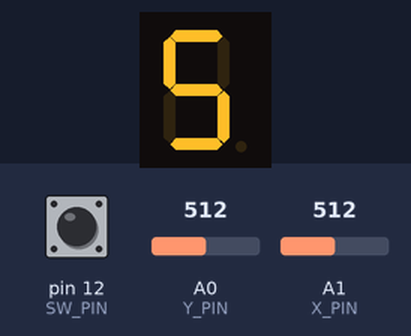
Bench run of a sketch on a simulated Arduino Uno, built with avr-gcc and run on an emulated ATmega328P. On the bench: 1-digit seven-segment display. Wiring (inferred from the names in the program): 1-digit 7-segment display, segments lit when HIGH: segments pin 7, pin 6, pin 4, pin 3, pin 2, pin 8, pin 9, pin 5. The inputs (shaded band) are chosen by the test bench; at power-on: pin 12 (SW_PIN) HIGH, A0 (Y_PIN) = 512, A1 (X_PIN) = 512. The segment pins are drawn as the display they are named for.

Above: at 1.2 s.
1.3 s: pin 12 (SW_PIN) pulled LOW for 1 s
At 1.45 s:
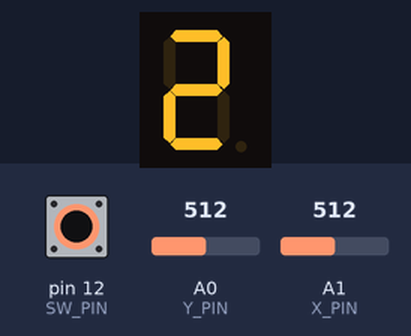
3.8 s: A0 (Y_PIN) set to 610
At 4.3 s:
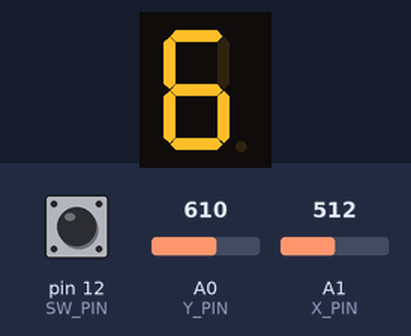
Timing chart, 0 to 6.8 s (numbered marks = the images above; inputs shaded):
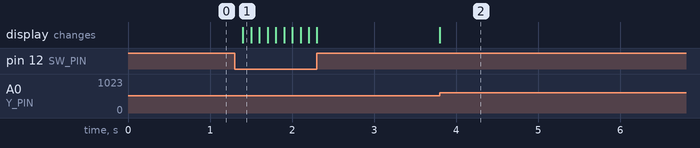

The sketch:

sketch_nov08a.ino
```cpp
#define PIN_A 7
#define PIN_B 6
#define PIN_C 4
#define PIN_D 3
#define PIN_E 2
#define PIN_F 8
#define PIN_G 9
#define PIN_DP 5
#define SW_PIN 12
#define X_PIN A1
#define Y_PIN A0

byte matrix_digit[10][7] = {{1, 1, 1, 1, 1, 1, 0}, // 0
                            {0, 1, 1, 0, 0, 0, 0}, // 1
                            {1, 1, 0, 1, 1, 0, 1}, // 2
                            {1, 1, 1, 1, 0, 0, 1}, // 3
                            {0, 1, 1, 0, 0, 1, 1}, // 4
                            {1, 0, 1, 1, 0, 1, 1}, // 5
                            {1, 0, 1, 1, 1, 1, 1}, // 6
                            {1, 1, 1, 0, 0, 0, 0}, // 7
                            {1, 1, 1, 1, 1, 1, 1}, // 8
                            {1, 1, 1, 1, 0, 1, 1}};  // 9

byte inv_matrix_digit[10][7] = {{1, 1, 1, 1, 1, 1, 0}, // 0
                                {0, 0, 0, 0, 1, 1, 0}, // 1
                                {1, 0, 1, 1, 0, 1, 1}, // 2
                                {1, 0, 0, 1, 1, 1, 1}, // 3
                                {0, 1, 0, 0, 1, 1, 1}, // 4
                                {1, 1, 0, 1, 1, 0, 1}, // 5
                                {1, 1, 1, 1, 1, 0, 1}, // 6
                                {1, 0, 0, 0, 1, 1, 0}, // 7
                                {1, 1, 1, 1, 1, 1, 1}, // 8
                                {1, 1, 0, 1, 1, 1, 1}};  // 9

byte dow_matrix_digit[10][7] = {{1, 1, 1, 1, 1, 1, 0}, // 0
                            {0, 1, 1, 0, 0, 0, 0}, // 1
                            {1, 1, 0, 1, 1, 0, 1}, // 2
                            {1, 0, 0, 1, 1, 1, 1}, // 3
                            {0, 0, 1, 0, 1, 1, 1}, // 4
                            {1, 0, 1, 1, 0, 1, 1}, // 5
                            {1, 1, 1, 1, 0, 1, 1}, // 6
                            {0, 0, 0, 1, 1, 1, 0}, // 7
                            {1, 1, 1, 1, 1, 1, 1}, // 8
                            {1, 0, 1, 1, 1, 1, 1}};  // 9

int pins[8] = {PIN_A, PIN_B, PIN_C, PIN_D, PIN_E, PIN_F, PIN_G};
int count = 5;
int switch_value;
int x_value, y_value;
bool joyMoved = false;
bool invert = false;
bool upDown = false;


void afisNr(int nr) {

  for(int i = 0; i < 7; i++)
  {
     digitalWrite(pins[i], matrix_digit[nr][i]);
  }
}

void afisInv(int nr)
{
  for(int i = 0; i < 7; i++)
  {
     digitalWrite(pins[i], inv_matrix_digit[nr][i]);
  }
}

void afisUpDown(int nr)
{
  for(int i = 0; i < 7; i++)
  {
     digitalWrite(pins[i], dow_matrix_digit[nr][i]);
  }
}

void setup() {

  pinMode(PIN_A, OUTPUT);
  pinMode(PIN_B, OUTPUT);
  pinMode(PIN_C, OUTPUT);
  pinMode(PIN_D, OUTPUT);
  pinMode(PIN_E, OUTPUT);
  pinMode(PIN_F, OUTPUT);
  pinMode(PIN_G, OUTPUT);
  pinMode(PIN_DP, OUTPUT);
  pinMode(SW_PIN, INPUT);
  pinMode(X_PIN, INPUT);
  pinMode(Y_PIN, INPUT);

  digitalWrite(SW_PIN, HIGH); //SW_PIN are valoarea 1 neapasat si 0 apasat, nu stiu daca e ok
  Serial.begin(9600);

}

void loop() {
  switch_value = digitalRead(SW_PIN);
  x_value = analogRead(X_PIN);
  y_value = analogRead(Y_PIN);

  /*Serial.print("Switch:  ");
  Serial.print(switch_value);
  Serial.print("\n");
  Serial.print("X-axis: ");
  Serial.print(x_value);
  Serial.print("\n");
  Serial.print("Y-axis: ");
  Serial.print(y_value);
  Serial.print("\n\n");
  delay(500);*/

  if(!invert && !upDown)
    afisNr(count);
  else
  {
    if(upDown)
    {
      afisUpDown(count);
    }
    else
      afisInv(count);

  }


  if(y_value > 600 && !joyMoved)
  {
    count++;
    joyMoved = true;
  }
  if(y_value < 400 && !joyMoved)
  {
    count--;
    joyMoved = true;
  }
  if(count == 10)
    count = 0;
  if(count == -1)
    count = 9;

  if(switch_value != 1 && !joyMoved)
  {
    invert = !invert;
    joyMoved = true;
    delay(100);
  }
  if(x_value < 400 && !joyMoved)
  {
    upDown = true;
    joyMoved = true;
  }
  if(x_value > 600 && !joyMoved)
  {
    upDown = false;
    joyMoved = true;
  }

  if(y_value >= 400 && y_value <= 600 && x_value >= 400 && x_value <= 600)
    joyMoved = false;
}
```

Measured:
- after the input at 1.3 s, the display: changes after 0.10 s (image 1)
- after the input at 3.8 s, the display: changes at once (image 2)
